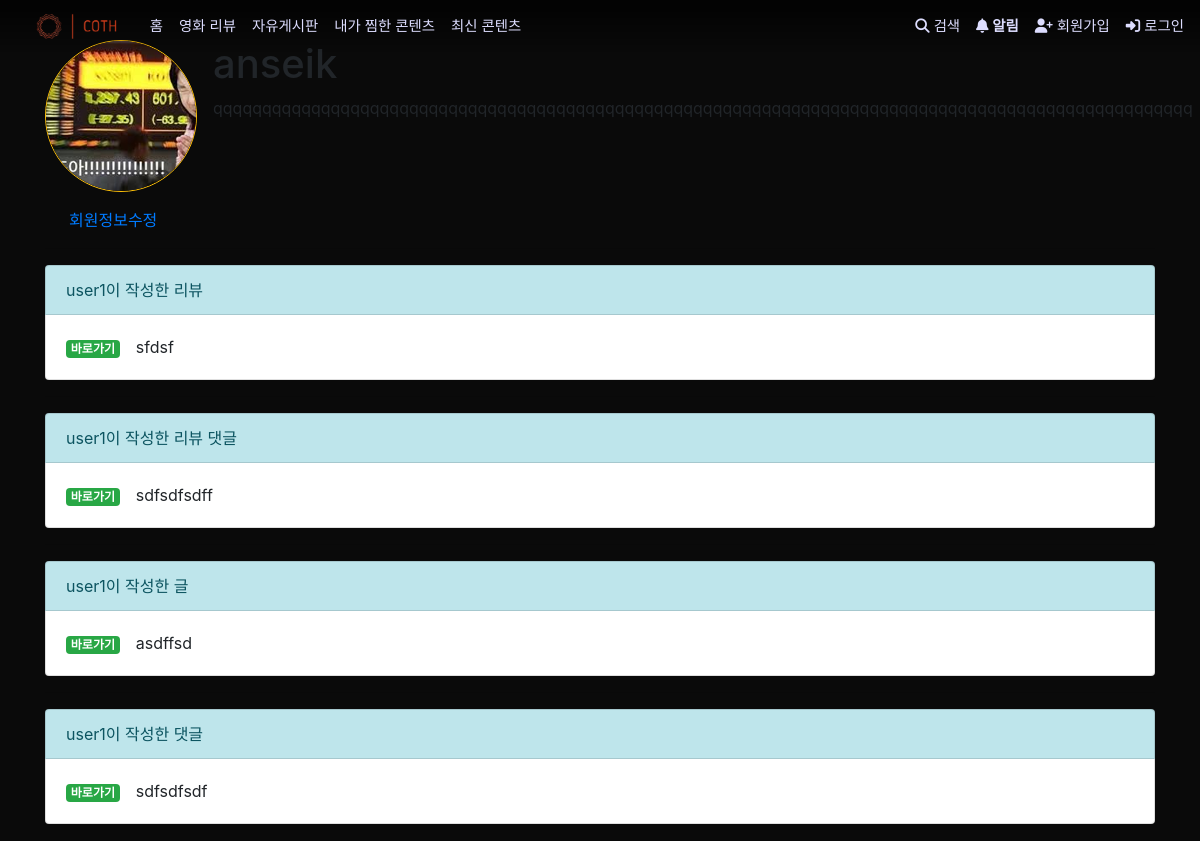
The page /accounts/2/ on the database as committed earlier.
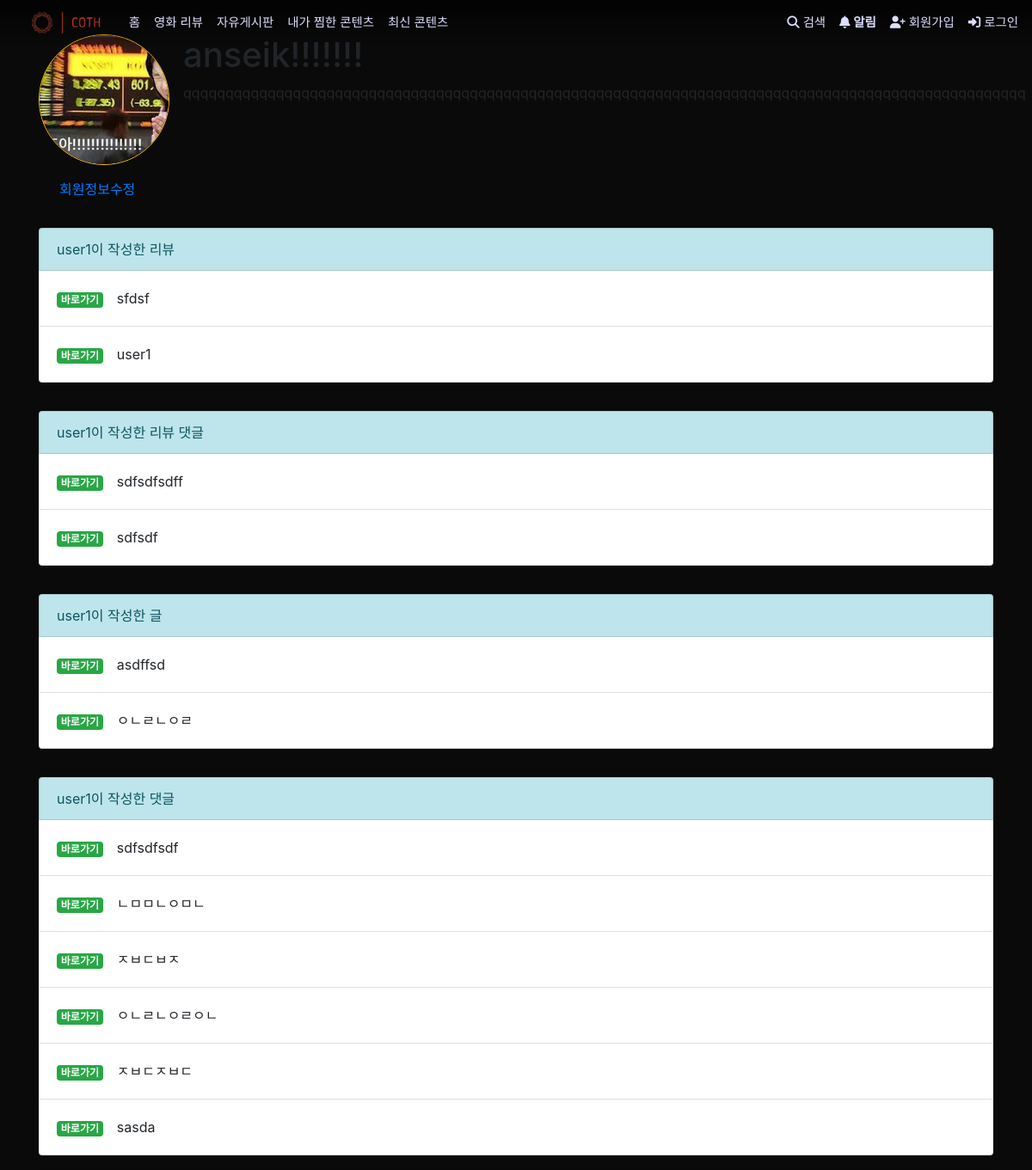
The same page on the database as committed later.
### accounts/models.py (models this page shows)
class User(AbstractUser):
    followers = models.ManyToManyField('self', symmetrical=False, related_name='followings')
    image = ProcessedImageField(blank=True,
                                processors=[Thumbnail(150, 150)],
                                format='png',
                                options={'quality': 100},
                                upload_to='%Y/%m/%d')
    selfpr = models.CharField(max_length=100)
    nickname = models.CharField(max_length=20)

### articles/models.py (models this page shows, shortened)
class ReviewArticle(models.Model):
    user = models.ForeignKey(settings.AUTH_USER_MODEL, on_delete=models.CASCADE)
    like = models.ManyToManyField(settings.AUTH_USER_MODEL, related_name='like_review')
    likecount = models.IntegerField(default=0)
    unlike = models.ManyToManyField(settings.AUTH_USER_MODEL, related_name='unlike_review')
    unlikecount = models.IntegerField(default=0)
    title = models.CharField(max_length=50)
    content = models.TextField()
    created_at = models.DateTimeField(auto_now_add=True)
    updated_at = models.DateTimeField(auto_now=True)
    image = models.ImageField(blank=True, upload_to='%Y/%m/%d')
    hits = models.PositiveIntegerField(default=0)
    class Rank(models.IntegerChoices):
        BEST = 5
        GOOD = 4
        NORMAL = 3
        BAD = 2
        WORST = 1
    rank = models.IntegerField(choices=Rank.choices)

class ReviewComment(models.Model):
    user = models.ForeignKey(settings.AUTH_USER_MODEL, on_delete=models.CASCADE)
    review_article = models.ForeignKey(ReviewArticle, on_delete=models.CASCADE)
    content = models.CharField(max_length=100)

class TalkArticle(models.Model):
    user = models.ForeignKey(settings.AUTH_USER_MODEL, on_delete=models.CASCADE)
    title = models.CharField(max_length=50)
    content = models.TextField()
    created_at = models.DateTimeField(auto_now_add=True)
    updated_at = models.DateTimeField(auto_now=True)
    image = models.ImageField(blank=True, upload_to='%Y/%m/%d')
    hits = models.PositiveIntegerField(default=0)

class TalkComment(models.Model):
    user = models.ForeignKey(settings.AUTH_USER_MODEL, on_delete=models.CASCADE)
    talk_article = models.ForeignKey(TalkArticle, on_delete=models.CASCADE)
    content = models.CharField(max_length=100)

### accounts/views.py (the view)
# urls.py: path('<int:user_pk>/', views.profile, name='profile'),
@require_GET
def profile(request, user_pk):
    person = get_object_or_404(get_user_model(), pk=user_pk)
    context = {
        'person': person,
    }
    return render(request, 'accounts/profile.html', context)

### accounts/templates/accounts/profile.html (shortened to what this page needs)
{% extends 'base.html' %}
{% load static %}
{% block content %}
  <div class="media">
    {% if person.image %}
      <img src="{{ person.image.url }}" alt="{{ person.image }}" class="align-self-center mr-3 rounded-circle border border-warning mt-4">
    {% else %}
      <img width=150px height=150px src="{% static 'accounts/profile.png' %}" class="align-self-center mr-3 rounded-circle border border-warning mt-4" alt="profile">
    {% endif %}
    <div class="media-body">
      <h1 class="mt-4">{{ person.nickname }}</h1>
      <p class="mb-0">{{ person.selfpr }}</p>
    </div>
  </div>
  <p class="mt-3 ml-4"><a href="{% url 'accounts:update' person.pk %}">회원정보수정</a></p>
  <hr>
  <ul class="list-group">
    <li class="list-group-item list-group-item-info">{{ person.username }}이 작성한 리뷰</li>
    {% for review in person.reviewarticle_set.all %}
      <li class="list-group-item"><p class="my-2"><a href="{% url 'articles:review_detail' review.pk %}" class="badge badge-success">바로가기</a>&ensp;&ensp;{{ review.title }}</p></li>
    {% endfor %}
  </ul>
  <hr>
  <ul class="list-group">
    <li class="list-group-item list-group-item-info">{{ person.username }}이 작성한 리뷰 댓글</li>
    {% for review_comment in person.reviewcomment_set.all %}
      <li class="list-group-item"><p class="my-2"><a href="{% url 'articles:review_detail' review_comment.review_article.pk %}" class="badge badge-success">바로가기</a>&ensp;&ensp;{{ review_comment.content }}</p></li>
    {% endfor %}
  </ul>
  <hr>
  <ul class="list-group">
    <li class="list-group-item list-group-item-info">{{ person.username }}이 작성한 글</li>
    {% for talk in person.talkarticle_set.all %}
      <li class="list-group-item"><p class="my-2"><a href="{% url 'articles:talk_detail' talk.pk %}" class="badge badge-success">바로가기</a>&ensp;&ensp;{{ talk.title }}</p></li>
    {% endfor %}
  </ul>
  <hr>
  <ul class="list-group">
    <li class="list-group-item list-group-item-info">{{ person.username }}이 작성한 댓글</li>
    {% for talk_comment in person.talkcomment_set.all %}
      <li class="list-group-item"><p class="my-2"><a href="{% url 'articles:talk_detail' talk_comment.talk_article.pk %}" class="badge badge-success">바로가기</a>&ensp;&ensp;{{ talk_comment.content }}</p></li>
    {% endfor %}
  </ul>
{% endblock %}

### templates/base.html (shortened to what this page needs)
<!DOCTYPE html>
{% load static %}
<html lang="ko">
<head>
  <link rel="stylesheet" href="https://cdn.jsdelivr.net/npm/bootstrap@4.5.3/dist/css/bootstrap.min.css">
  <link rel="stylesheet" type="text/css" href="{% static './src/stylesheets/init.css' %}">
  <link rel="stylesheet" type="text/css" href="{% static './src/stylesheets/header.css' %}">
  <link rel="stylesheet" href="{% static './src/stylesheets/popularMovie.css' %}">
  <link rel="stylesheet" type="text/css" href="{% static './src/stylesheets/main.css' %}">
  <link rel="stylesheet" type="text/css" href="{% static './src/stylesheets/mozaic.css' %}">
</head>
<body>
  <nav class="navbar navbar-expand-lg">
      <div class="header_container">
          <div class="logo">
              <a href="{% url 'movies:index' %}">
                  <img src="{% static './assets/img/brand_logo_final.png' %}" alt="COTH">
              </a>
          </div>
          <div class="collapse navbar-collapse" id="navbarNav">
            <ul class="main_nav navbar-nav">
                <li class="main_nav_tab nav-item"><a class="text-reset text-decoration-none" href="{% url 'movies:index' %}">홈</a></li>
                <li class="main_nav_tab nav-item"><a class="text-reset text-decoration-none" href="{% url 'articles:review_index' %}">영화 리뷰</a></li>
                <li class="main_nav_tab nav-item"><a class="text-reset text-decoration-none" href="{% url 'articles:talk_index' %}">자유게시판</a></li>
                <li class="main_nav_tab nav-item">내가 찜한 콘텐츠</li>
                <li class="main_nav_tab nav-item">최신 콘텐츠</li>
            </ul>
            <ul class="sub_nav navbar-nav">
                <li class="sub_nav_tab nav-item"><i class="fas fa-search"></i> 검색</li>
                <li class="sub_nav_tab nav-item"><i class="fas fa-bell"> 알림</i></li>
                {% if request.user.is_authenticated %}
                  <li class="sub_nav_tab nav-item"><a class="text-reset text-decoration-none nav-link p-0" href="{% url 'accounts:profile' request.user.pk %}"><i class="fas fa-user"> {{ request.user.username }}</i></a></li>
                  <li class="sub_nav_tab nav-item"><a class="text-reset text-decoration-none nav-link p-0" href="{% url 'accounts:logout' %}"><i class="fas fa-sign-out-alt"></i> 로그아웃</a></li>
                {% else %}
                  <li class="sub_nav_tab nav-item"><a class="text-reset text-decoration-none nav-link p-0" href="{% url 'accounts:signup' %}"><i class="fas fa-user-plus"></i> 회원가입</a></li>
                  <li class="sub_nav_tab nav-item"><a class="text-reset text-decoration-none nav-link p-0" href="{% url 'accounts:login' %}"><i class="fas fa-sign-in-alt"></i> 로그인</a></li>
                {% endif %}
            </ul>
          </div>
      </div>
  </nav>
  <div class="container">
    {% block content %}
    {% endblock  %}
  </div>
</body>
</html>

### mainstatic/src/stylesheets/init.css (style rules this page uses)
html, body { margin: 0; padding: 0; width: 100%; height: 100%; background-color: rgb(10,10,10); font-size: 16px; }
html { box-sizing: border-box; font-family: sans-serif; }
*, *:after, *:before { box-sizing: inherit; }
li, ul { margin: 0; padding: 0; border: 0; font-size: 100%; font: inherit; vertical-align: baseline; }
ul { list-style: none; }

### mainstatic/src/stylesheets/header.css (style rules this page uses)
.header_container { display: flex; align-items: center; }
.logo, .main_nav, .sub_nav { flex: 0 0 auto; }
.main_nav { display: flex; align-items: center; }
.sub_nav { display: flex; align-items: center; margin-left: auto; }
.header_container { width: 100%; position: fixed; top: 0; left: 0; z-index: 2; background: linear-gradient(to bottom, rgba(0, 0, 0, 0.7) 10%, rgba(0, 0, 0, 0)); color: #ddddff; font-size: 0.9rem; }
.logo { padding-left: 1rem; text-decoration: none; text-align: center; line-height: 3rem; font-size: 3rem; }
.logo a img { height: 1em; }
.main_nav .main_nav_tab { padding-left: 1rem; }
.sub_nav .sub_nav_tab { padding-right: 1rem; }

Rows that differ between the two databases and show on the page:
changed User "user1": nickname "anseik" → "anseik!!!!!!!"
added ReviewArticle: title "user1"
added ReviewComment: content "sdfsdf"
added TalkArticle: title "ㅇㄴㄹㄴㅇㄹ"
added TalkComment: content "ㄴㅁㅁㄴㅇㅁㄴ"
added TalkComment: content "ㅈㅂㄷㅂㅈ"
added TalkComment: content "ㅇㄴㄹㄴㅇㄹㅇㄴ"
added TalkComment: content "ㅈㅂㄷㅈㅂㄷ"
added TalkComment: content "sasda"
